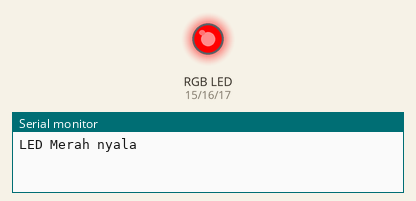
This sketch was run on a simulated Arduino Uno, built with avr-gcc and run on an emulated ATmega328P. On the bench: an RGB LED mixed from three pins (HIGH = lit), the last lines printed to the serial monitor.

Above: at 0.5 s.
At 1.5 s:
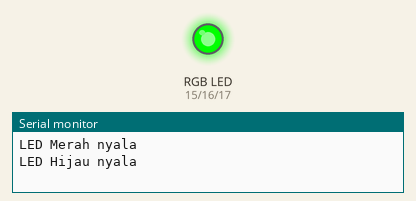
At 5.5 s:
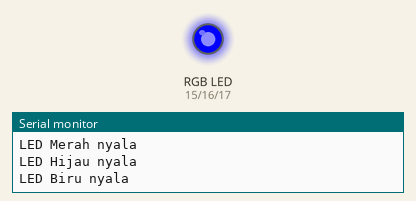
Timing chart, 0 to 6.9 s (numbered marks = the images above):
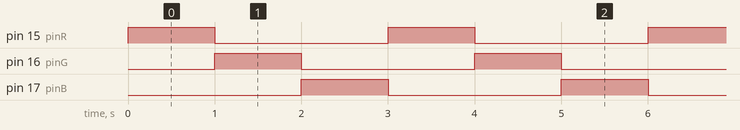

The sketch:

project_1_led_rgb.ino
```cpp
const int pinR = 15;
const int pinG = 16;
const int pinB = 17;

void setup() {
  Serial.begin(115200);
  pinMode(pinR, OUTPUT);
  pinMode(pinG, OUTPUT);
  pinMode(pinB, OUTPUT);
}

void ledRgb(){
  // Nyalakan Merah saja
  digitalWrite(pinR, HIGH);
  digitalWrite(pinG, LOW);
  digitalWrite(pinB, LOW);
  Serial.println("LED Merah nyala");
  delay(1000);

  // Nyalakan Hijau saja
  digitalWrite(pinR, LOW);
  digitalWrite(pinG, HIGH);
  digitalWrite(pinB, LOW);
  Serial.println("LED Hijau nyala");
  delay(1000);

  // Nyalakan Biru saja
  digitalWrite(pinR, LOW);
  digitalWrite(pinG, LOW);
  digitalWrite(pinB, HIGH);
  Serial.println("LED Biru nyala");
  delay(1000);
}

void loop() {
  ledRgb();
}
```

Measured:
- by itself, pin 15 (pinR), pin 16 (pinG), pin 17 (pinB): alternates HIGH for 1.0 s and LOW for 2.0 s
- by itself, everything shown: repeats every 3.0 s, in 3 steps
